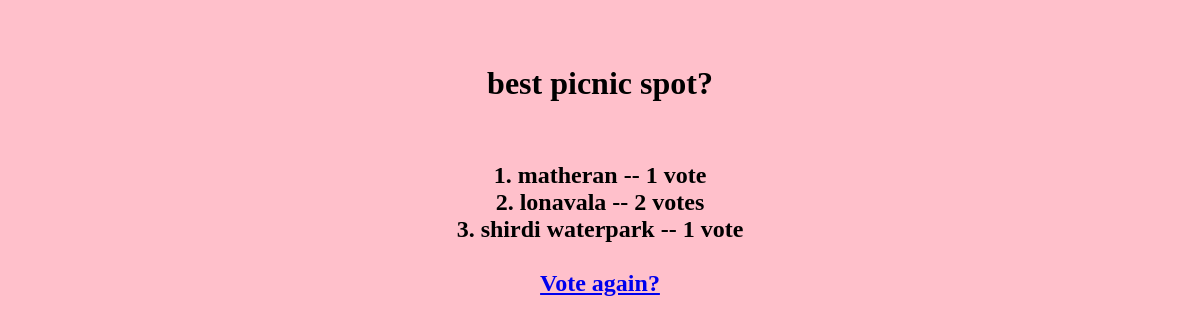
The page /polls/6/results/ on the database as committed earlier.
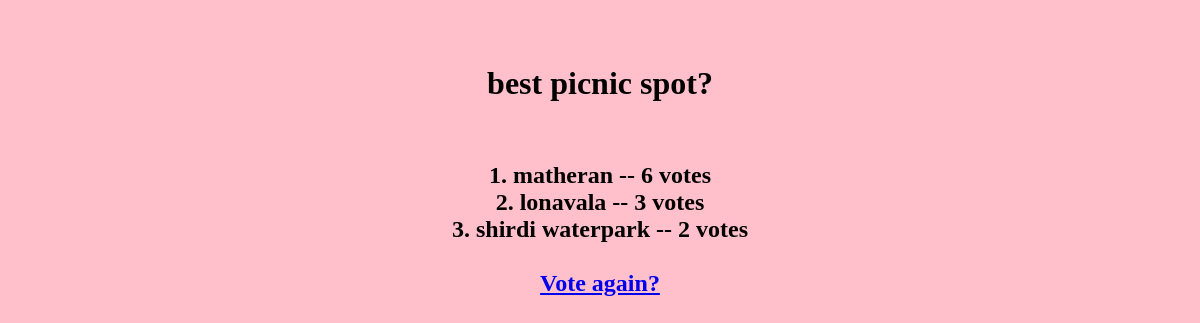
The same page on the database as committed later.
### polls/models.py (models this page shows, shortened)
class Choice(models.Model):
    question = models.ForeignKey(Question, on_delete=models.CASCADE)
    choice_text = models.CharField(max_length=200)
    votes = models.IntegerField(default=0)

### polls/views.py (the view)
# urls.py: path("<int:pk>/results/", views.ResultsView.as_view(), name="results"),
class ResultsView(generic.DetailView):
    model = Question
    template_name = "polls/results.html"

### polls/templates/polls/results.html
<center>
    <html>
        <body bgcolor="pink"><br><br>
<h1>{{ question.question_text }}</h1><br>
<h2>
{% for choice in question.choice_set.all %}
    <li type="1">{{ choice.choice_text }} -- {{ choice.votes }} vote{{ choice.votes|pluralize }}</li>
{% endfor %}
<br>
<a href="{% url 'polls:detail' question.id %}">Vote again?</a>
</h2>
    </html>
</center>

Rows that differ between the two databases and show on the page:
changed Choice "matheran": votes "1" → "6"
changed Choice "lonavala": votes "2" → "3"
changed Choice "shirdi waterpark": votes "1" → "2"
